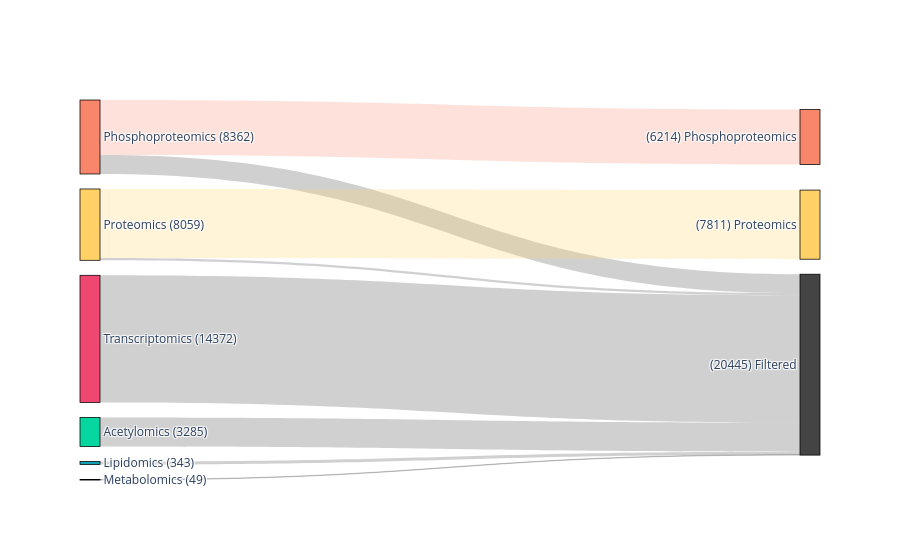

Notebook cell for this chart:
### Markdown cell above
#### White patients

### Code cell
# select the sample columns
# WT
wt_cols = meta.filter(
    (pl.col("Race") == "White")
    & ~pl.col("NPM1")
    & ~pl.col("FLT3_ITD")
    & ~pl.col("IDH1+IDH2")
    & ~pl.col("NRAS")
)["Sample"].to_list()
print(f"{wt_cols=}")
# NPM1
mut_cols = meta.filter(
    (pl.col("Race") == "White")
    & ~pl.col("NPM1")
    & pl.col("FLT3_ITD")
    & ~pl.col("IDH1+IDH2")
    & ~pl.col("NRAS")
)["Sample"].to_list()
print(f"{mut_cols=}")

# save the sample columns
with open(os.path.join(CACHE_DIR, "W_FLT3-ITD-WT_cols.pkl"), "wb") as pf:
    pickle.dump((wt_cols, mut_cols), pf)

# subset the omics data
subset = select_subset(combined, wt_cols, mut_cols)

# save the subset to file
subset.write_ipc(os.path.join(CACHE_DIR, "W_FLT3-ITD-WT.arrow"))

# display
display(subset)

# report on the number of features in each block
subset.group_by("Block").len().sort("len", descending=True)

# plot feature counts before/after subsetting
plot_filtered_feature_counts(
    combined,
    subset,
    figname=os.path.join(FIGURE_DIR, "block-feature-counts_W_FLT3-ITD-WT.png")
)

### Figure 1 — Plotly figure (JSON) as saved in the notebook; plotly's stock layout.template omitted (floating-point values rounded to 4 significant figures)
{"data": [{"arrangement": "freeform", "link": {"color": ["rgba(68, 68, 68, 0.25)", "rgba(247, 134, 107, 0.25)", "rgba(68, 68, 68, 0.25)", "rgba(255, 209, 102, 0.25)", "rgba(68, 68, 68, 0.25)", "rgba(68, 68, 68, 0.25)", "rgba(68, 68, 68, 0.25)", "rgba(68, 68, 68, 0.25)"], "source": [0, 2, 2, 4, 4, 6, 8, 10], "target": [12, 3, 12, 5, 12, 12, 12, 12], "value": [14372, 6214, 2148, 7811, 248, 3285, 343, 49]}, "node": {"color": ["#EF476F", "#EF476F", "#F7866B", "#F7866B", "#FFD166", "#FFD166", "#06D6A0", "#06D6A0", "#11A2B2", "#11A2B2", "#0B6584", "#0B6584", "#444444"], "label": ["Transcriptomics (14372)", "(0) Transcriptomics", "Phosphoproteomics (8362)", "(6214) Phosphoproteomics", "Proteomics (8059)", "(7811) Proteomics", "Acetylomics (3285)", "(0) Acetylomics", "Lipidomics (343)", "(0) Lipidomics", "Metabolomics (49)", "(0) Metabolomics", "(20445) Filtered"], "line": {"color": "black", "width": 0.75}, "pad": 15, "thickness": 20}, "type": "sankey"}], "layout": {}}
